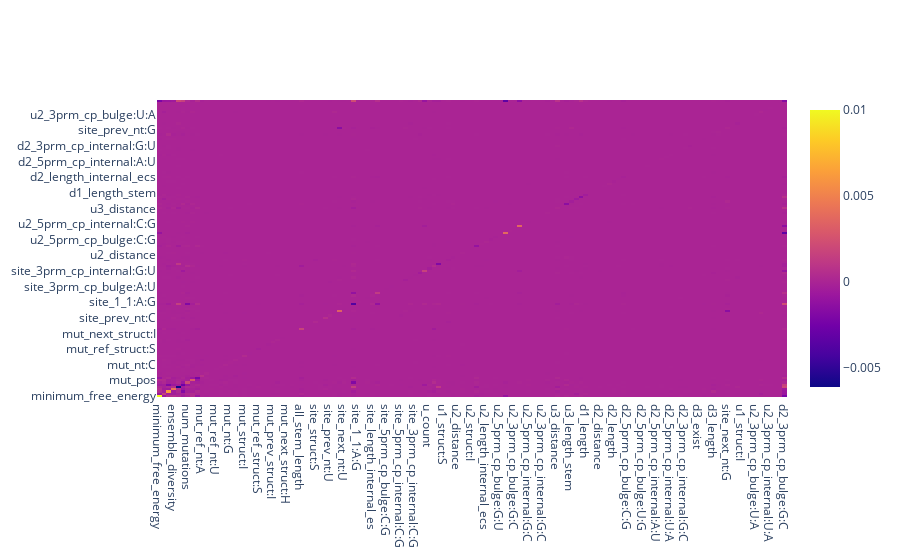

Source (notebook cell):
### Code cell
from plotly.offline import init_notebook_mode
init_notebook_mode(connected=True)
configure_plotly_browser_state()

trace = Heatmap(z=mean_interaction_values_df.values,
                   x=Cols,
                   y=Index)
iplot([trace],show_link=False)

### Figure 1 — Plotly figure (JSON) as saved in the notebook; plotly's stock layout.template omitted (floating-point values rounded to 4 significant figures; data arrays with more than 128 entries replaced by an {"elided": "..."} marker saying what was removed)
{"data": [{"type": "heatmap", "x": {"elided": "133 str values"}, "y": {"elided": "133 str values"}, "z": {"elided": "133x133 float values"}}], "layout": {}}
